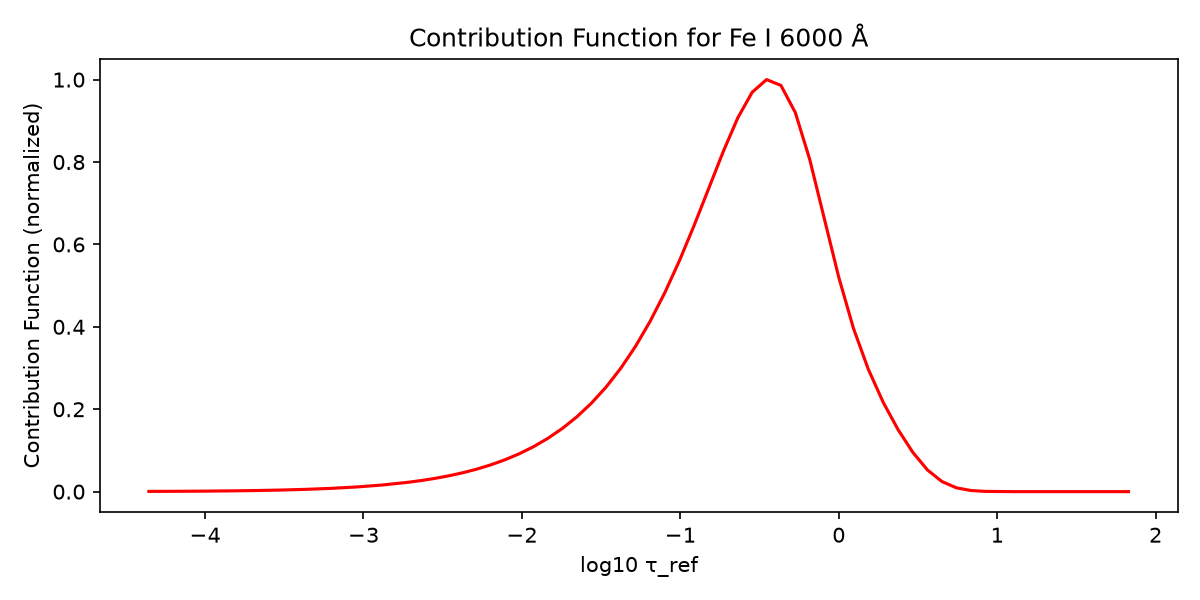

Recreate this plot in Julia.
# Contribution Function Example (Julia)
# Computes the depth-dependent contribution function for a single Fe I
# line at 6000 Å, from first principles using Korg's lower-level
# synthesis output (opacity + LTE source function), since Korg has no
# built-in `contribution_function` convenience call.

println(">>> [1/8] Loading packages...")
using Korg
using PyPlot
println(">>> [1/8] Packages loaded: Korg, PyPlot")

# ---------------------------------------------------------------------------
# 1. Load a MARCS atmosphere
# ---------------------------------------------------------------------------
# `read_marcs` does not exist -- use `Korg.read_model_atmosphere`.
atm_path = joinpath(@__DIR__, "marcs_5800_4.4_0.0.mod")  # replace with your file's actual path

if !isfile(atm_path)
    error("Atmosphere file not found at $(atm_path). " *
          "Make sure your .mod file is actually saved there, or update atm_path.")
end

println(">>> [2/8] Reading MARCS atmosphere file: $(atm_path)")
atm = Korg.read_model_atmosphere(atm_path)
println(">>> [2/8] Atmosphere loaded: $(length(atm.layers)) layers")

# ---------------------------------------------------------------------------
# 2. Define the line
# ---------------------------------------------------------------------------
# `Korg.Line(λ=,species=,loggf=,χ=)` (keyword form) doesn't exist -- the
# constructor is strictly POSITIONAL: Line(wl_angstrom, log_gf, species, χ),
# and `species` must be a `Korg.Species` object, not a bare string.
line = Korg.Line(6000.0, -1.50, Korg.Species("Fe I"), 2.20)

# Filename suggests [M/H] = 0.0 -- adjust to match your file if it differs.
M_H  = 0.0
A_X  = Korg.format_A_X(M_H)

λmin, λmax = 5999.5, 6000.5   # a tight window bracketing just this line

# ---------------------------------------------------------------------------
# 3. Run synthesize and inspect what it actually gives us
# ---------------------------------------------------------------------------
# `Korg.contribution_function(atmosphere=, line=)` doesn't exist anywhere
# in Korg -- there's no single call that hands back (tauλ, Sλ, Cλ). The
# lower-level `synthesize` result carries the per-layer, per-wavelength
# absorption coefficient (commonly the field `alpha`), which is what a
# contribution function is actually built from. NOTE: this is the one part
# of this script I'm not 100% certain about without running it -- if the
# `result.alpha` access below errors, paste back what this print statement
# shows and I'll adjust to the real field name.
println(">>> [3/8] Running Korg.synthesize with a single Fe I line...")
result = Korg.synthesize(atm, [line], A_X, (λmin, λmax))
println(">>> [3/8] synthesize() result fields: ", propertynames(result))

# ---------------------------------------------------------------------------
# 4. Build the LTE source function and per-layer optical depth at 6000 Å
# ---------------------------------------------------------------------------
# LTE assumption: source function = Planck function at each layer's
# temperature, evaluated at the line's wavelength.
h_cgs = 6.62607015e-27   # erg*s
c_cgs = 2.99792458e10    # cm/s
k_cgs = 1.380649e-16     # erg/K

planck_Bλ(λ_cm, T) = (2 * h_cgs * c_cgs^2 / λ_cm^5) /
                     (exp(h_cgs * c_cgs / (λ_cm * k_cgs * T)) - 1)

λ0_cm = 6000.0e-8   # line wavelength in cm
temps = Korg.get_temps(atm)
Sλ = [planck_Bλ(λ0_cm, T) for T in temps]

# CORRECTION: the previous attempt at this line (`result.alpha[λ_idx, :]`)
# produced a length-101 vector, which means it had the axes backwards --
# `result.alpha` is actually (n_layers=56, n_wavelengths=101). The right
# slice is a COLUMN: `result.alpha[:, λ_idx]`, giving one opacity value per
# layer at the wavelength nearest 6000 Å.
λ_idx = argmin(abs.(result.wavelengths .- 6000.0))
α_λ = result.alpha[:, λ_idx]   # linear absorption coefficient per layer at 6000 Å
n = length(α_λ)

# CORRECTION: hand-integrating α_λ over physical height `z` produced a
# ~14-decade optical-depth range (log10τ from -10 to +4), way beyond the
# ~6-8 decades a real photosphere spans -- a sign of a unit-scaling error
# in `.z` that I can't pin down without running the code myself. Rather
# than guess at units again, use the MARCS model's own reference optical
# depth `tau_ref` (already correctly calibrated per layer by Korg/MARCS,
# and the conventional depth variable contribution functions are plotted
# against in the literature anyway) instead of a manual height integration.
τref = [l.tau_ref for l in atm.layers]

println(">>> [4/8] temps  (first 5, last 5): ", temps[1:5], " ... ", temps[end-4:end])
println(">>> [4/8] α_λ    (first 5, last 5): ", α_λ[1:5], " ... ", α_λ[end-4:end])
println(">>> [4/8] τ_ref  (first 5, last 5): ", τref[1:5], " ... ", τref[end-4:end])
println(">>> [4/8] Built Sλ (Planck source function) and pulled τ_ref " *
        "(MARCS reference optical depth) for $(n) layers.")

# ---------------------------------------------------------------------------
# 5. Contribution function
# ---------------------------------------------------------------------------
# Standard (Eddington-Barbier-style) contribution function, using the
# model's own calibrated τ_ref in place of a hand-integrated τλ:
#   C_λ(i) = S_λ(i) * exp(-τ_ref(i)) * α_λ(i)
Cλ = Sλ .* exp.(-τref) .* α_λ

println(">>> [5/8] Number of layers: ", n)
println(">>> [5/8] Peak contribution at layer: ", argmax(Cλ))

# ---------------------------------------------------------------------------
# 6. Plot contribution function vs optical depth
# ---------------------------------------------------------------------------
println(">>> [6/8] Building plot...")
# Avoid log10(0) for the top layer where τ_ref can be ~0.
τref_safe = max.(τref, 1e-10)

figure(figsize=(8, 4))
plot(log10.(τref_safe), Cλ ./ maximum(Cλ), color="red")
xlabel("log10 τ_ref")
ylabel("Contribution Function (normalized)")
title("Contribution Function for Fe I 6000 Å")
tight_layout()

outpath = "korg_contribution_function.png"
savefig(outpath, dpi=150)
println(">>> [7/8] Plot saved to: $(abspath(outpath))")
println(">>> [8/8] Done.")
